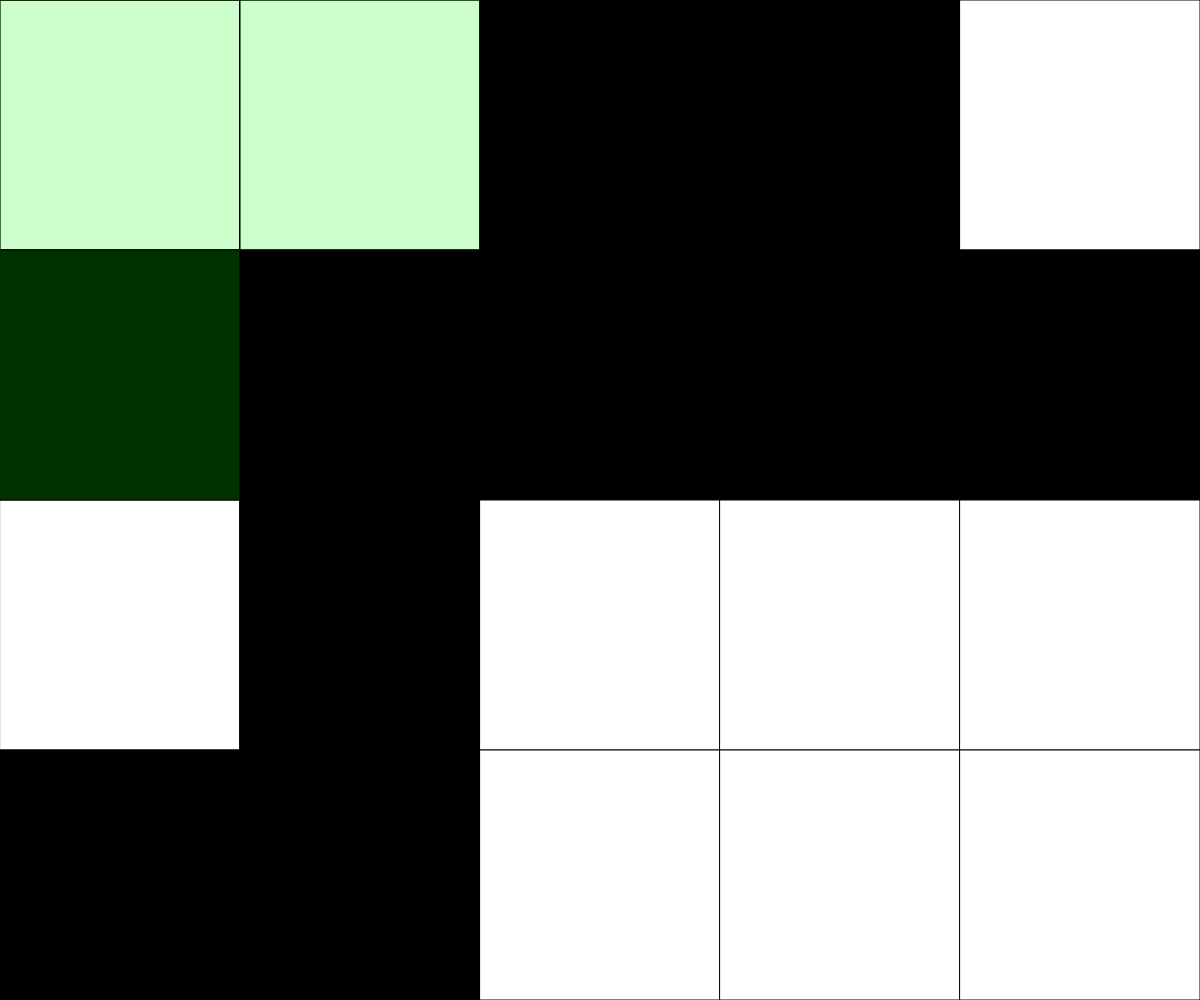
Frame 1 (no input)
Frame 60 (no input): identical to frame 1, image omitted
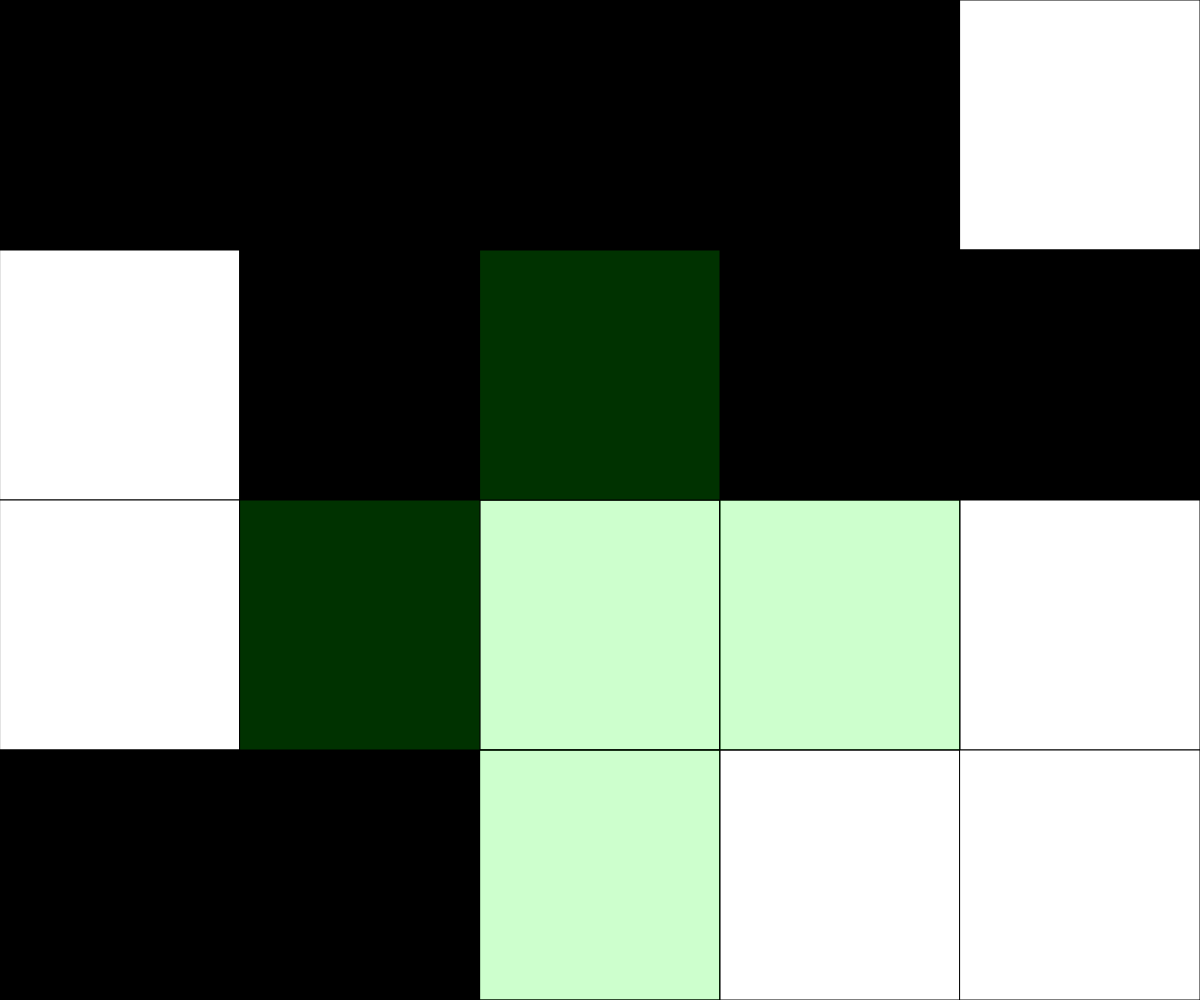
Frame 120 (the mouse pressed at the canvas centre since frame 60)

The p5.js sketch that drew these frames (run headless with seeded random() and noise() and a simulated clock; from frame 60 on, the mouse is pressed at the canvas centre):

// p5.js sketch
// ── sketch.js
//Puzzle Game
//Jayden Johnson
//10/31/2024

let NUM_ROWS = 4;
let NUM_COLS = 5;
let rectWidth, rectHeight;
let currentRow, currentCol;
let gridData = [[0, 0, 0, 0, 0],
                [0, 0, 0, 0, 0],
                [0, 255, 0, 0, 0],
                [255, 255, 255, 0, 0]];

let winCheck; // if wincheck = 20 all the squares are white, if wincheck = 0 all the squares are black

let color; //whether it is black or white (used to randomize the board)

let type = 1; //type for the overlay (cross, square)


function setup() {
  // Determine the size of each square. Could use windowHeight,windowHeight  for Canvas to keep a square aspect ratio
  createCanvas(windowWidth, windowHeight);
  rectWidth = width / NUM_COLS;
  rectHeight = height / NUM_ROWS;
  randomizeBoard();
  textSize(64);

}

function draw() {
  background(220);
  determineActiveSquare();   //figure out which tile the mouse cursor is over
  drawGrid();                //render the current game board to the screen (and the overlay)
  winCondition();
  highlight(currentCol, currentRow);
}



function mousePressed() {
  // cross-shaped pattern flips on a mouseclick. Boundary conditions are checked within the flip function to ensure in-bounds access for array

  if (type === 1) {
    if (keyIsPressed && keyCode === SHIFT) { // flips over 1 when shift is held
      flip(currentCol, currentRow);
    }
    else {
      flip(currentCol, currentRow); //flips a cross pattern
      flip(currentCol - 1, currentRow);
      flip(currentCol + 1, currentRow);
      flip(currentCol, currentRow - 1);
      flip(currentCol, currentRow + 1);
    }
  }
  else {
    if (keyIsPressed && keyCode === SHIFT) {//flips over one when shift is held
      flip(currentCol, currentRow);
    }
    else {
      flip(currentCol, currentRow);//flips a square pattern
      flip(currentCol + 1, currentRow);
      flip(currentCol, currentRow - 1);
      flip(currentCol + 1, currentRow - 1);
    }


  }
}
function keyPressed() {
  if (keyIsPressed && keyCode === 32) {
    type = -type; //Flips between square and cross based on whether it is negative
  }
}

function flip(col, row) {
  // given a column and row for the 2D array, flip its value from 0 to 255 or 255 to 0
  // conditions ensure that the col and row given are valid and exist for the array. If not, no operations take place.
  if (col >= 0 && col < NUM_COLS) {
    if (row >= 0 && row < NUM_ROWS) {
      if (gridData[row][col] === 0) gridData[row][col] = 255;
      else gridData[row][col] = 0;
    }
  }
}

function determineActiveSquare() {
  // An expression to run each frame to determine where the mouse currently is.
  currentRow = int(mouseY / rectHeight);
  currentCol = int(mouseX / rectWidth);
}

function drawGrid() {
  // Render a grid of squares - fill color set according to data stored in the 2D array
  for (let x = 0; x < NUM_COLS; x++) {
    for (let y = 0; y < NUM_ROWS; y++) {
      fill(gridData[y][x]);
      rect(x * rectWidth, y * rectHeight, rectWidth, rectHeight);
    }
  }
}

function winCondition() {
  winCheck = 0;
  for (let x = 0; x < NUM_COLS; x++) {
    for (let y = 0; y < NUM_ROWS; y++) {
      if (gridData[y][x] === 255) {     // if a square is black +1 to wincheck
        winCheck += 1;
      }
      else {
        winCheck += 0; // if a square is white +0 to wincheck
      }
    }
  }
  if (winCheck === 20) { // if all the squares are black you win
    push();
    fill(0);
    text('You Win', width / 3, height / 3);
    pop();
  }
  else if (winCheck === 0) { // if all the squares are white you win
    push();
    fill(255);
    text('You Win', width / 3, height / 3);
    pop();
  }
}

function randomizeBoard() {
  for (let x = 0; x < NUM_COLS; x++) {
    for (let y = 0; y < NUM_ROWS; y++) {
      color = round(random(0, 1));  //picks a number between 0,1
      if (color === 0) {            // if it is 0 set the color at the current pos in array 
        gridData[int(y)][int(x)] = 0; // to black
      }
      else {
        gridData[int(y)][int(x)] = 255; //if it is one then set it to white
      }
    }
  }
}

function highlight(col, row) {
  if (type === 1) {      //checks if highlight is for the cross or square
    if (col >= 0 && col < NUM_COLS) {
      if (row >= 0 && row < NUM_ROWS) {
        fill(0, 255, 0, 50);//cross highlight
        rect(currentCol * rectWidth, currentRow * rectHeight, rectWidth, rectHeight); //draws faint green rectangles at the rectangle the mouse is over
        rect((currentCol + 1) * rectWidth, currentRow * rectHeight, rectWidth, rectHeight);// and at the surrrounding rectangles
        rect((currentCol - 1) * rectWidth, currentRow * rectHeight, rectWidth, rectHeight);
        rect(currentCol * rectWidth, (currentRow + 1) * rectHeight, rectWidth, rectHeight);
        rect(currentCol * rectWidth, (currentRow - 1) * rectHeight, rectWidth, rectHeight);
      }
    }
  }
  else {
    fill(0, 255, 0, 50); // square highlight
    rect(currentCol * rectWidth, currentRow * rectHeight, rectWidth, rectHeight);  //draws faint green rectangles at the rectangle the mouse is over
    rect((currentCol + 1) * rectWidth, currentRow * rectHeight, rectWidth, rectHeight);// and at the square above, right and diagonaly from it
    rect(currentCol * rectWidth, (currentRow - 1) * rectHeight, rectWidth, rectHeight);
    rect((currentCol + 1) * rectWidth, (currentRow - 1) * rectHeight, rectWidth, rectHeight);
  }
}
